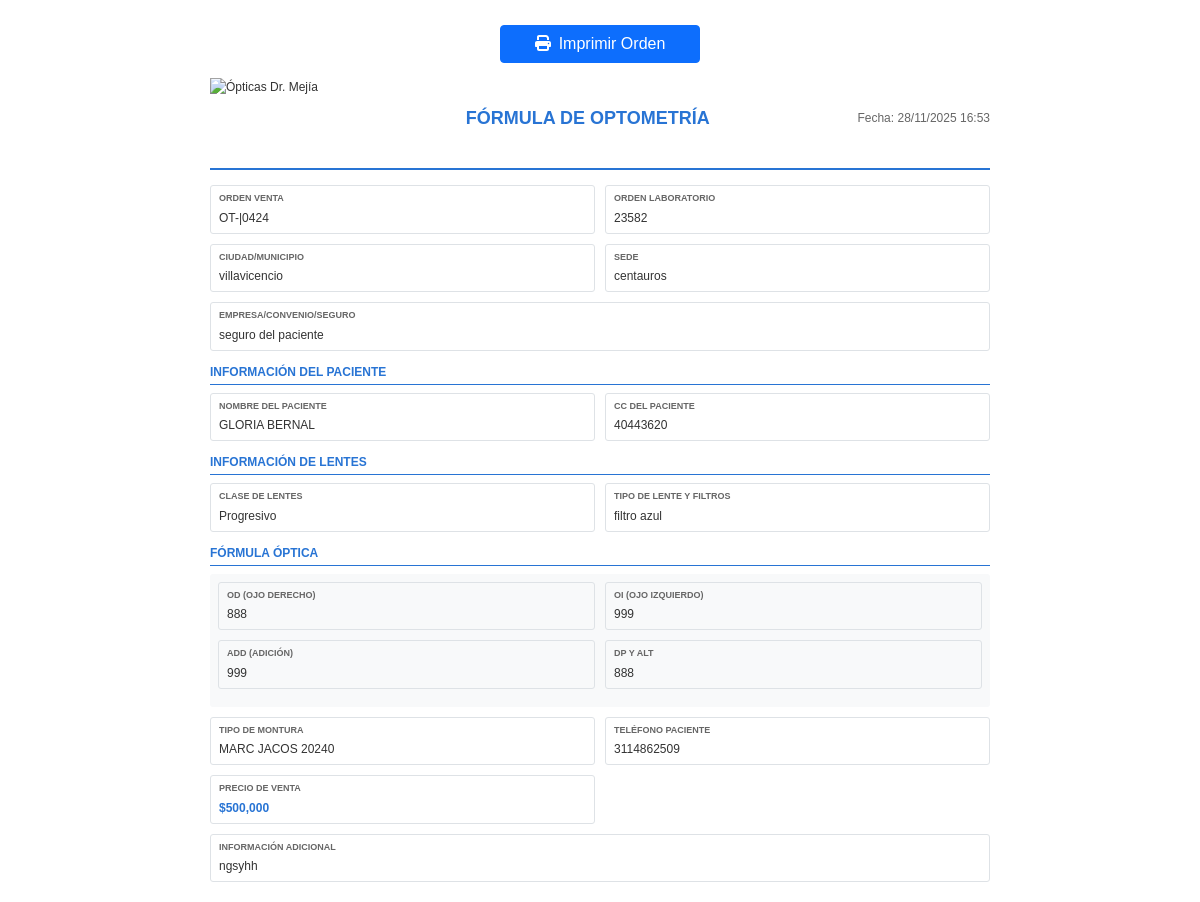
Screenshot of /order/1/print (signed in) with the database file from the repository.
### backend/app/models.py (models this page shows, shortened)
class WorkOrder(db.Model):
    id = db.Column(db.Integer, primary_key=True)
    order_number = db.Column(db.String(64), unique=True, nullable=False) # Número o código de orden
    receipt_number = db.Column(db.String(64), nullable=False) # Número del recibo de venta
    orden_laboratorio = db.Column(db.String(64)) # Número de orden del laboratorio
    ciudad_municipio = db.Column(db.String(100)) # Ciudad o municipio
    client_name = db.Column(db.String(128), nullable=False) # Nombre del paciente
    client_cc = db.Column(db.String(20), nullable=False) # Cédula del paciente
    client_phone = db.Column(db.String(20)) # Teléfono del paciente
    empresa_convenio = db.Column(db.String(200)) # Empresa, convenio o seguro del paciente
    lens_class = db.Column(db.String(20)) # Progresivo, Bifocal, Monofocal
    lens_type = db.Column(db.String(128)) # Tipo de lente y filtros específicos (opcional hasta que admin complete)
    frame_type = db.Column(db.String(128)) # Tipo de montura
    pending_admin_review = db.Column(db.Boolean, default=False) # Si está pendiente de completar por admin
    admin_completed_at = db.Column(db.DateTime) # Fecha cuando admin completó los campos de lentes
    admin_completed_by_user_id = db.Column(db.Integer, db.ForeignKey('user.id'), nullable=True) # Admin que completó
    admin_completed_by = db.relationship('User', backref='completed_orders', foreign_keys=[admin_completed_by_user_id])
    formula_od = db.Column(db.Text) # Ojo derecho (texto libre)
    formula_oi = db.Column(db.Text) # Ojo izquierdo (texto libre)
    formula_add = db.Column(db.Text) # Adición (texto libre)
    formula_dp_alt = db.Column(db.Text) # Distancia pupilar y altura (texto libre)
    formula_details = db.Column(db.Text) # Detalles adicionales de fórmulas ópticas (opcional)
    observations = db.Column(db.Text) # Observaciones específicas
    created_at = db.Column(db.DateTime, default=datetime.utcnow)
    status = db.Column(db.String(64), default='pendiente_envio') # 'pendiente_envio', 'enviada', 'en_proceso', 'devuelta_proveedor', 'recibida_optica', 'finalizada', 'cancelada'
    comments = db.Column(db.Text)
    provider_id = db.Column(db.Integer, db.ForeignKey('provider.id'), nullable=False)
    sede_id = db.Column(db.Integer, db.ForeignKey('sede.id'), nullable=False)  # Sede que creó la orden
    created_by_user_id = db.Column(db.Integer, db.ForeignKey('user.id'), nullable=False)
    created_by = db.relationship('User', backref='created_orders', foreign_keys=[created_by_user_id])
    payments = db.relationship('Payment', backref='work_order', lazy=True)
    payment_status = db.Column(db.String(64), default='pendiente') # 'pendiente', 'parcialmente_pagada', 'pagada'
    total_amount = db.Column(db.Float, default=0.0) # Monto total que se debe pagar al proveedor por esta orden
    sale_price = db.Column(db.Float, nullable=True) # Precio de venta al cliente final (para cálculo de ganancias)
    accepted_at = db.Column(db.DateTime) # Fecha cuando el proveedor aceptó la orden
    delivery_deadline = db.Column(db.DateTime) # Fecha límite calculada automáticamente (accepted_at + 7 días)
    is_overdue = db.Column(db.Boolean, default=False) # Si la orden está vencida
    overdue_alert_sent = db.Column(db.Boolean, default=False) # Si ya se envió alerta de vencimiento
    days_overdue = db.Column(db.Integer, default=0) # Días de retraso
    rejection_reason = db.Column(db.Text)  # Razón del rechazo
    rejection_count = db.Column(db.Integer, default=0)  # Número de rechazos
    resubmitted_at = db.Column(db.DateTime)  # Fecha del último reenvío
    resubmitted_by_user_id = db.Column(db.Integer, db.ForeignKey('user.id'), nullable=True)  # Usuario que reenvió
    resubmitted_by = db.relationship('User', backref='resubmitted_orders', foreign_keys=[resubmitted_by_user_id])

class Sede(db.Model):
    id = db.Column(db.Integer, primary_key=True)
    name = db.Column(db.String(200), nullable=False, unique=True)  # Nombre de la sede
    city = db.Column(db.String(100), nullable=False)  # Ciudad
    address = db.Column(db.String(300))  # Dirección completa
    phone = db.Column(db.String(20))  # Teléfono de la sede
    manager = db.Column(db.String(128))  # Encargado de la sede
    is_active = db.Column(db.Boolean, default=True)  # Si la sede está activa
    created_at = db.Column(db.DateTime, default=datetime.utcnow)
    orders = db.relationship('WorkOrder', backref='sede', lazy=True)

### backend/app/routes.py (the view)
@bp.route('/order/<int:order_id>/print')
@login_required
def print_order(order_id):
    order = WorkOrder.query.get_or_404(order_id)
    if current_user.role == 'proveedor' and current_user.provider and order.provider_id != current_user.provider.id:
        flash('No tienes permiso para ver esta orden.', 'danger')
        return redirect(url_for('main.list_orders'))
    if current_user.role == 'admin_sede' and order.sede_id != current_user.sede_id:
        flash('No tienes permiso para ver órdenes de otras sedes.', 'danger')
        return redirect(url_for('main.list_orders'))
    return render_template('ordenes/print.html', order=order)

### backend/app/models.py (called while the page is built)
@login_manager.user_loader
def load_user(user_id):
    return User.query.get(int(user_id))

### backend/app/routes.py (called while the page is built, shortened)
@bp.context_processor
def inject_notifications():
    if current_user.is_authenticated:
        unread_notifications_count = Notification.query.filter_by(user_id=current_user.id, is_read=False).count()
        latest_notifications = Notification.query.filter_by(user_id=current_user.id).order_by(Notification.created_at.desc()).limit(5).all()
        sede_messages_count = 0
        return dict(
            unread_notifications_count=unread_notifications_count,
            latest_notifications=latest_notifications,
            sede_messages_count=sede_messages_count
        )
    return dict(unread_notifications_count=0, latest_notifications=[])

### backend/app/security.py (called while the page is built)
def log_security_event(event_type, description, severity='WARNING', user=None, metadata=None):
    if user is None:
        if hasattr(current_user, 'is_authenticated') and current_user.is_authenticated:
            user = current_user
        else:
            user = None
    AuditLog.log_action(
        action_type=event_type,
        description=description,
        user=user,
        severity=severity,
        category='SECURITY',
        metadata=metadata,
        requires_attention=severity in ['CRITICAL', 'ERROR']
    )

### frontend/templates/ordenes/print.html (shortened to what this page needs)
<!DOCTYPE html>
<html lang="es">
<head>
    <link href="https://cdn.jsdelivr.net/npm/bootstrap@5.1.3/dist/css/bootstrap.min.css" rel="stylesheet">
</head>
<body>
    <div class="print-container">
        <button onclick="window.print()" class="btn btn-primary print-button no-print">
            <i class="fas fa-print me-2"></i>Imprimir Orden
        </button>
        <div class="header-section">
            <div style="display: flex; justify-content: space-between; align-items: center;">
                <img src="https://res.cloudinary.com/dwdnfpr8i/image/upload/v1764174072/opticas_dr_mejia-removebg-preview_hwf35n.png" alt="Ópticas Dr. Mejía" style="height: 80px;">
                <div style="font-size: 18px; font-weight: bold; color: #2874d4;">
                    FÓRMULA DE OPTOMETRÍA
                </div>
                <div style="text-align: right;">
                    <div style="font-size: 12px; color: #666;">
                        Fecha: {{ order.created_at.strftime('%d/%m/%Y %H:%M') }}
                    </div>
                </div>
            </div>
        </div>
        <div class="info-row">
            <div class="info-field">
                <div class="field-label">Orden Venta</div>
                <div class="field-value">{{ order.receipt_number or 'No especificado' }}</div>
            </div>
            <div class="info-field">
                <div class="field-label">Orden Laboratorio</div>
                <div class="field-value">{{ order.orden_laboratorio or 'No especificado' }}</div>
            </div>
        </div>
        <div class="info-row">
            <div class="info-field">
                <div class="field-label">Ciudad/Municipio</div>
                <div class="field-value">{{ order.ciudad_municipio or 'No especificado' }}</div>
            </div>
            <div class="info-field">
                <div class="field-label">Sede</div>
                <div class="field-value">{{ order.sede.name }}</div>
            </div>
        </div>
        <div class="info-row">
            <div class="info-field full-width">
                <div class="field-label">Empresa/Convenio/Seguro</div>
                <div class="field-value">{{ order.empresa_convenio or 'No especificado' }}</div>
            </div>
        </div>
        <div class="section-title">INFORMACIÓN DEL PACIENTE</div>
        <div class="info-row">
            <div class="info-field">
                <div class="field-label">Nombre del Paciente</div>
                <div class="field-value">{{ order.client_name }}</div>
            </div>
            <div class="info-field">
                <div class="field-label">CC del Paciente</div>
                <div class="field-value">{{ order.client_cc or 'No especificado' }}</div>
            </div>
        </div>
        {% if order.lens_class or order.lens_type %}
        <div class="section-title">INFORMACIÓN DE LENTES</div>
        <div class="info-row">
            <div class="info-field">
                <div class="field-label">Clase de Lentes</div>
                <div class="field-value">{{ order.lens_class.title() if order.lens_class else 'No especificado' }}</div>
            </div>
            <div class="info-field">
                <div class="field-label">Tipo de Lente y Filtros</div>
                <div class="field-value">{{ order.lens_type or 'No especificado' }}</div>
            </div>
        </div>
        {% endif %}
        <div class="section-title">FÓRMULA ÓPTICA</div>
        <div class="formula-section">
            <div class="info-row">
                <div class="info-field">
                    <div class="field-label">OD (Ojo Derecho)</div>
                    <div class="field-value" style="white-space: pre-wrap;">{{ order.formula_od or 'No especificado' }}</div>
                </div>
                <div class="info-field">
                    <div class="field-label">OI (Ojo Izquierdo)</div>
                    <div class="field-value" style="white-space: pre-wrap;">{{ order.formula_oi or 'No especificado' }}</div>
                </div>
            </div>
            <div class="info-row">
                <div class="info-field">
                    <div class="field-label">ADD (Adición)</div>
                    <div class="field-value">{{ order.formula_add or 'No especificado' }}</div>
                </div>
                <div class="info-field">
                    <div class="field-label">DP y ALT</div>
                    <div class="field-value">{{ order.formula_dp_alt or 'No especificado' }}</div>
                </div>
            </div>
        </div>
        <div class="info-row">
            <div class="info-field">
                <div class="field-label">Tipo de Montura</div>
                <div class="field-value">{{ order.frame_type or 'No especificado' }}</div>
            </div>
            <div class="info-field">
                <div class="field-label">Teléfono Paciente</div>
                <div class="field-value">{{ order.client_phone or 'No especificado' }}</div>
            </div>
        </div>
        {% if order.sale_price and order.sale_price > 0 %}
        <div class="info-row">
            <div class="info-field">
                <div class="field-label">Precio de Venta</div>
                <div class="field-value" style="font-weight: bold; color: #2874d4;">${{ "{:,.0f}".format(order.sale_price) }}</div>
            </div>
        </div>
        {% endif %}
        {% if order.formula_details %}
        <div class="info-row">
            <div class="info-field full-width">
                <div class="field-label">Información Adicional</div>
                <div class="field-value" style="white-space: pre-wrap;">{{ order.formula_details }}</div>
            </div>
        </div>
        {% endif %}
    </div>
</body>
</html>

### frontend/templates/ordenes/print.html (style rules this page uses)
body { font-family: Arial, sans-serif; background: white; color: #333; font-size: 12px; }
.print-container { max-width: 800px; margin: 0 auto; padding: 10px; background: white; }
.header-section { text-align: center; margin-bottom: 15px; border-bottom: 2px solid #2874d4; padding-bottom: 10px; }
.info-row { display: grid; grid-template-columns: 1fr 1fr; gap: 10px; margin-bottom: 10px; }
.info-field { border: 1px solid #dee2e6; padding: 6px 8px; border-radius: 3px; }
.info-field.full-width { grid-column: 1 / -1; }
.field-label { font-size: 9px; font-weight: bold; color: #666; text-transform: uppercase; margin-bottom: 3px; }
.field-value { font-size: 12px; color: #333; font-weight: 500; }
.section-title { font-size: 12px; font-weight: bold; color: #2874d4; margin-top: 12px; margin-bottom: 8px; padding-bottom: 3px; border-bottom: 1px solid #2874d4; }
.formula-section { background: #f8f9fa; padding: 8px; border-radius: 3px; margin-bottom: 10px; }
.print-button { margin: 15px auto; display: block; width: 200px; }

### rows the page displays
WorkOrder: created_at "28/11/2025 16:53", receipt_number "OT-|0424", orden_laboratorio "23582", ciudad_municipio "villavicencio", empresa_convenio "seguro del paciente", client_name "GLORIA BERNAL", client_cc "40443620", lens_class "Progresivo", lens_type "filtro azul", formula_od "888", formula_oi "999", formula_add "999", formula_dp_alt "888", frame_type "MARC JACOS 20240", client_phone "3114862509", sale_price "500,000", formula_details "ngsyhh"
Sede: sede.name "centauros"
